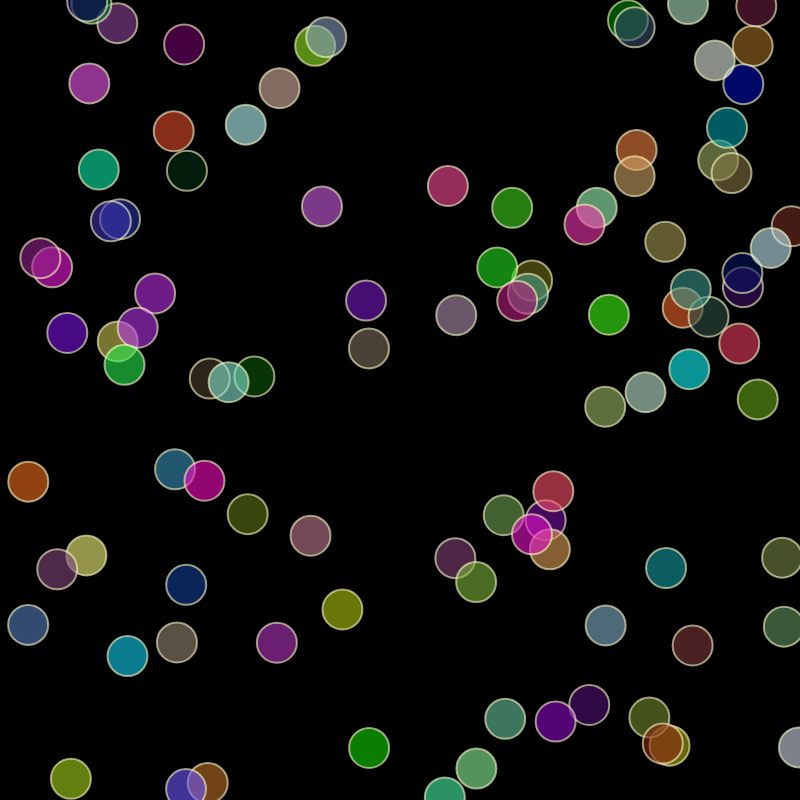
Frame 1 (no input)
Frame 60 (no input): identical to frame 1, image omitted
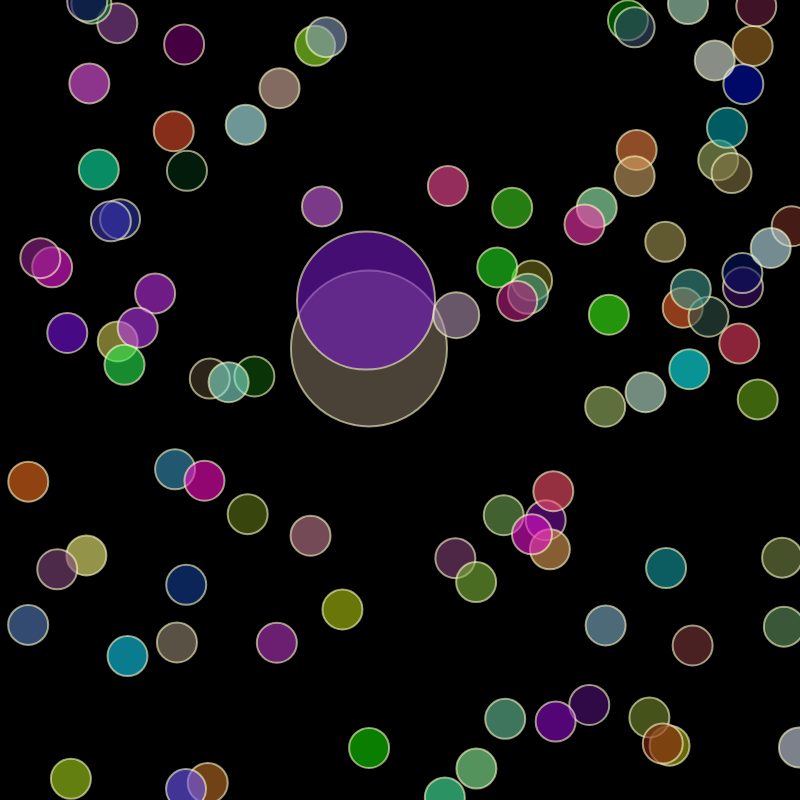
Frame 120 (the mouse pressed at the canvas centre since frame 60)

The p5.js sketch that drew these frames (run headless with seeded random() and noise() and a simulated clock; from frame 60 on, the mouse is pressed at the canvas centre):

// p5.js sketch
// ── sketch.js
Array.prototype.diff = function(a) {
  return this.filter(function(i) {return a.indexOf(i) < 0;});
};


var bubbles = []
var explodingBubbles = []
var reactionStarted = false

function setup() {
  let w = 800
  createCanvas(w, w);
	for (i = 0; i<100; i++) {
    let c = color(random(0,255), random(0,255),random(0,255), 150);
		var v = createVector(random(0,w), random(0,w));
		bubbles[i] = new Bubble(v, 20, c);
	}
}

function draw() {
  background(0);

  bubbles.forEach( function(bubble, index, array) {
    bubble.draw();
  }); // end forEach

  let newExplodedBubbles = [];
  let newDeadBubbles = [];
  explodingBubbles.forEach( function(explodingBubble, index, explodingArray) {

    bubbles.forEach( function( bubble, bubbleIndex, bubbleArray ){
      if (dist(explodingBubble.origin.x, explodingBubble.origin.y, bubble.origin.x, bubble.origin.y) < (explodingBubble.diameter + bubble.diameter)) {
        bubble.exploding = true
        bubbleArray.splice(bubbleIndex,1);
        newExplodedBubbles.push(bubble);
      }
    });

    explodingBubble.draw();
    if (explodingBubble.dead) {
      newDeadBubbles.push(explodingBubble)
    }
  }); // end forEach

  explodingBubbles = explodingBubbles.concat(newExplodedBubbles);
  explodingBubbles = explodingBubbles.diff(newDeadBubbles);

}


function mousePressed() {
  reactionStarted = true;
  let v = createVector(mouseX, mouseY)
  let c = color(255, 0,0, 150);
  let mouseCircle = new Bubble(v,40, c);
  mouseCircle.exploding = true;
  explodingBubbles.push(mouseCircle)
}
// ── bubble.js
class Bubble {
	constructor(origin, diameter, color) {
    this.origin = origin;
    this.diameter = diameter;
    this.dead = false
    this.exploding = false
    this.color = color
    ellipseMode(RADIUS);
  }
	
	draw() {
    if (this.exploding) {
      this.expand();
    }
    
    fill(this.color);
    strokeWeight(2);
    stroke(255,255,200, 150);
		ellipse(this.origin.x,this.origin.y,this.diameter,this.diameter);
  }

	expand() {
    if (this.diameter > 80) {
      this.dead = true
    }else {
      this.diameter = this.diameter + 1
    }
  }

  checkCollisions(objects) {
    for (var i = 0; i<objects.length; i++) {
      if (objects[i] != this ) {
        if (dist(this.origin.x, this.origin.y, objects[i].origin.x, objects[i].origin.y) < (this.diameter + objects[i].diameter)) {
          objects[i].exploding = true;
        }
      }
    }
  }
}
